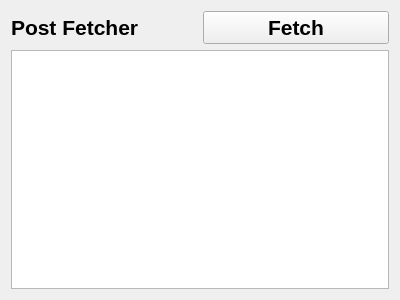
<?xml version="1.0" encoding="UTF-8"?>
<ui version="4.0">
 <class>Widget</class>
 <widget class="QWidget" name="Widget">
  <property name="geometry">
   <rect>
    <x>0</x>
    <y>0</y>
    <width>400</width>
    <height>300</height>
   </rect>
  </property>
  <property name="windowTitle">
   <string>Widget</string>
  </property>
  <layout class="QVBoxLayout" name="verticalLayout">
   <item>
    <layout class="QHBoxLayout" name="horizontalLayout">
     <item>
      <widget class="QLabel" name="label">
       <property name="font">
        <font>
         <pointsize>16</pointsize>
         <weight>75</weight>
         <bold>true</bold>
        </font>
       </property>
       <property name="text">
        <string>Post Fetcher</string>
       </property>
      </widget>
     </item>
     <item>
      <widget class="QPushButton" name="pushButton">
       <property name="font">
        <font>
         <pointsize>16</pointsize>
         <weight>75</weight>
         <bold>true</bold>
        </font>
       </property>
       <property name="text">
        <string>Fetch</string>
       </property>
      </widget>
     </item>
    </layout>
   </item>
   <item>
    <widget class="QListWidget" name="listWidget"/>
   </item>
  </layout>
 </widget>
 <layoutdefault spacing="6" margin="11"/>
 <resources/>
 <connections/>
</ui>
